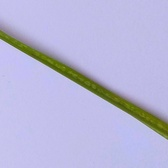
#> input picture dataset/healthy/image10.jpg, 168 x 168 px, shrunk from 1233 x 1233 before the run; its folder holds only this picture in this run; the run also reads 1 picture not shown here
$ jupyter execute --allow-errors Percobaan2.ipynb   (shell and % lines are left out)   (older library calls are emulated)
#> lines starting #> are read from the running program, lines starting #| are printed output that depends on the picture; after the words box and inside, x2 and y2 are one past the last pixel; in counts of white or black regions, pixels touching at a corner belong together
#> further down, img is the input picture: shape (168, 168, 3); mean R, G, B 183.7, 182.3, 215.2
[cell 1]
# Import library yang kalian butuhkan
import os
import cv2 as cv
import matplotlib.pyplot as plt
import numpy as np
import pandas as pd
from sklearn.model_selection import train_test_split, cross_val_predict
from sklearn.metrics import accuracy_score, classification_report
from skimage.feature import graycomatrix, graycoprops
from scipy.stats import entropy
from sklearn.ensemble import RandomForestClassifier
from sklearn.svm import SVC
from sklearn.neighbors import KNeighborsClassifier
from sklearn.metrics import accuracy_score, precision_score, recall_score, f1_score, confusion_matrix, classification_report
from sklearn.metrics import (confusion_matrix, ConfusionMatrixDisplay)
import seaborn as sns

Kode di atas merupakan library-library yang berisi fungsi-sungsi untuk mempermudah pengolahan data yang ada agar dapat dilakukan pengklasifikasian darisetiap data. Pertama terdapat `install opencv-python` untuk menginstal library yang dibutuhkan secara langsung di `Jupyter Notebook` atau `Google Colab`. Kemudian ada `os` untuk manajemen file dan direktori, `cv2` untuk pemmrosesan citra, `matplotib.pyplot` dan `seaborn` untuk visualisasi data, `numpy` dan `pandas` untuk manipulasi array dan data, `scikit-learn` untuk machine learning, `skimage.feature` untuk ekstraksi fitur tekstur GLCM, `scipy.stats.entropy` untuk menghitung entropi fitur.

Kode di bawah ini terdapat fungsi `resize_citra` yang di mana agar setiap gambar memiliki ukuran yang sama dan bisa di proses oleh fungsi-fungsi yang lain. Selanjutnya terdapat kode untuk membaca gambar dari folder yang menyimpan data. Selanjutnya di konversi label ke bentuk angka(label encoding) agar bisa digunakan untuk training model machine learning. Dan terakhir kode untuk menampilkan 2 contoh citra dari label berbeda secara berdampingan.

[cell 2]
def resize_citra(gambar, ukuran):
#> called with ukuran = 256
    h, w = gambar.shape[:2]
    if gambar.ndim == 3:
        c = gambar.shape[2]
        keluaran = np.zeros((ukuran, ukuran, c), dtype=gambar.dtype)
    else:
        keluaran = np.zeros((ukuran, ukuran), dtype=gambar.dtype)
    for i in range(ukuran):
        for j in range(ukuran):
            src_i = int(i * h / ukuran)
            src_j = int(j * w / ukuran)
            keluaran[i, j] = gambar[src_i, src_j]
    return keluaran

data = []
labels = []
file_name = []
for sub_folder in os.listdir("dataset/"):
    if sub_folder.startswith("."):
        continue

    sub_folder_path = os.path.join("dataset/", sub_folder)
    if os.path.isdir(sub_folder_path):
        sub_folder_files = os.listdir(sub_folder_path)
        for filename in sub_folder_files:
            img_path = os.path.join(sub_folder_path, filename)

            img = plt.imread(img_path)
            resize_img = resize_citra(img, 256)

            data.append(resize_img)
            labels.append(sub_folder)
            name = os.path.splitext(filename)[0]
            file_name.append(filename)

data = np.array(data)
labels = np.array(labels)
print("Jumlah data:", len(data))
unique_labels = np.unique(labels)
label_to_index = {label: index for index, label in enumerate(unique_labels)}
labels = np.array([label_to_index[label] for label in labels])
print("Jumlah kelas:", len(unique_labels))

healthy = plt.imread("dataset/healthy/image1.jpg")
leafblast = plt.imread("dataset/leafblast/image1.jpg")

plt.figure(figsize=(10, 5))

plt.subplot(1, 2, 1)
plt.imshow(healthy)
plt.title("Healthy Leaf")

plt.subplot(1, 2, 2)
plt.imshow(leafblast)
plt.title("Leaf Blast")
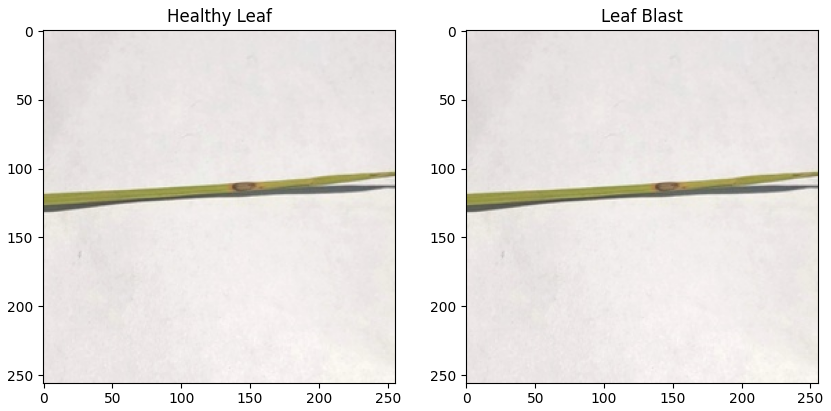
#> figure drawn by matplotlib, 2 panels

[cell 3]
# melakukan augmentasi data
data_augmented = []
labels_augmented = []
paths_augmented = []
file_name_augmented = []
for i in range(len(data)):
	pass

Kode di atas merupakan kode yang akan digunakan untuk `augmentasi` data. di mana terdapat `data_augmented` untuk menyimoan hasil citra setelah augmentasi, `labels_augmented` untuk label yang sesuai untuk setiap citra augmentasi, `paths_augmented` untuk menyimpan path asal data, serta `file_name_augmented` untuk menyimpan nama file yang sudah di augmentasi.

[cell 4]
print("Data sebelum augmentasi: ", len(data))
print("Data setelah augmentasi: ", len(data_augmented))

Kode di atas digunakan untuk menampilkan onformasi terkait data sebelum dan sesudah augmentasi.

[cell 5]
def ubah_ke_gray(gambar):
    if gambar.ndim == 3:
        return np.dot(gambar[..., :3], [0.2989, 0.5870, 0.1140])
    return gambar

def thresholding(image):
    baris, kolom = image.shape
    hasil = np.zeros((baris, kolom))
    for i in range(baris):
        for j in range(kolom):
            if image[i, j] > 125:
                hasil[i, j] = 255
            else:
                hasil[i, j] = 0
    return hasil

def meanprewitt(gambar):
    def padding5x5(image):
        return np.pad(image, pad_width=2, mode='edge')

    kernel5x5 = np.array([[1/25, 1/25, 1/25, 1/25, 1/25],
                          [1/25, 1/25, 1/25, 1/25, 1/25],
                          [1/25, 1/25, 1/25, 1/25, 1/25],
                          [1/25, 1/25, 1/25, 1/25, 1/25],
                          [1/25, 1/25, 1/25, 1/25, 1/25]])

    kernelPrewittX = np.array([[-1, 0, 1],
                            [-1, 0, 1],
                            [-1, 0, 1]])

    kernelPrewittY = np.array([[1, 1, 1],
                            [0, 0, 0],
                            [-1, -1, -1]])

    def mean5x5(image, kernel):
        img_pad = padding5x5(image)
        baris, kolom = image.shape
        hasil = np.zeros((baris, kolom))
        for i in range(baris):
            for j in range(kolom):
                temp = 0
                for k in range(kernel.shape[0]):
                    for l in range(kernel.shape[1]):
                        temp += img_pad[i+k, j+l] * kernel[k, l]
                hasil[i][j] = temp
        return hasil

    hasilmean5x5 = mean5x5(gambar, kernel5x5)

    def konvolusi_(image, kernel):
        pad = kernel.shape[0] // 2
        img_pad = np.pad(image, pad_width=pad, mode='constant', constant_values=0)
        baris, kolom = image.shape
        konv = np.zeros((baris, kolom))
        for i in range(baris):
            for j in range(kolom):
                for k in range(kernel.shape[0]):
                    for l in range(kernel.shape[1]):
                        konv[i, j] += img_pad[i+k, j+l] * kernel[k][l]
        return konv

    def deteksi(image, hasilX, hasilY):
        hasil = np.zeros(image.shape)
        hasil = np.sqrt(abs(pow(hasilX,2)) + abs(pow(hasilY,2)))
        return hasil

    premean5x5Rx = konvolusi_(hasilmean5x5, kernelPrewittX)
    premean5x5Ry = konvolusi_(hasilmean5x5, kernelPrewittY)
    pmean5x5 = deteksi(hasilmean5x5, premean5x5Rx, premean5x5Ry)

    return pmean5x5

def normalisasi(image):
    return (image - np.min(image)) / (np.max(image) - np.min(image)) * 255

Kode di atas merupakan fungsi-fungsi untuk pre-processing terhadap citra masukan, dimana terdapat fungsi `ubah_ke_gray` untuk mengubah citra masukan menjadi graysacle, selanjutnya terdapat fungsi `tresholding` untuk memisahkan objek dengan latar belakang, terdapat fungsi `meanprewitt` untuk mendeteksi tepi dan melihat keutuhan dari objek, serta fungsi `normalisasi` untuk mengubah rentang menjadi `255`.

Kode di bawah ini terdapat fungsi `percobaan` yang digunakan pre-processing untuk setiap citra dimana dalam fungsi ini memanggil fungsi-dungsi sebelumnya untuk pre-processing.

[cell 6]
def percobaan(gambar):
	gambar = ubah_ke_gray(gambar)
	gambar = thresholding(gambar)
	gambar = meanprewitt(gambar)
	gambar = normalisasi(gambar).astype(np.uint8)
	return gambar

dataPreprocessed = []
for i in range(len(data)):
	img = data[i]
	img = percobaan(img)
	dataPreprocessed.append(img)
#> this loop made 3 passes
#> pass 1, in percobaan, `gambar = ubah_ke_gray(gambar)`:
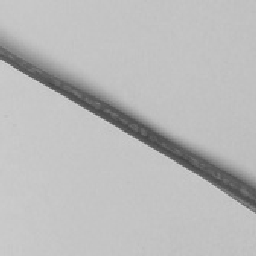
#> gambar: shape (256, 256) float64; min 66.68, max 210, mean 186.5
#> pass 1, in percobaan, `gambar = thresholding(gambar)`:
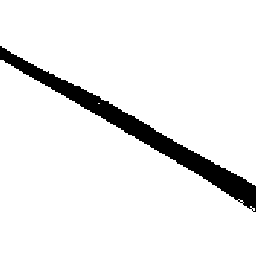
#> gambar: shape (256, 256) float64; 92.7% white; 1 black region, box (x1, y1, x2, y2) and area: (0, 46, 256, 212) 4801
#> pass 1, in mean5x5, `img_pad = padding5x5(image)`:
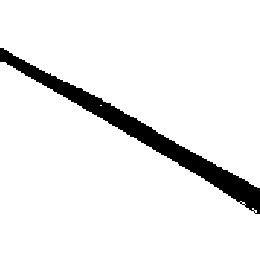
#> img_pad: shape (260, 260) float64; 92.8% white; 1 black region, box (x1, y1, x2, y2) and area: (0, 48, 260, 214) 4881
#> pass 1, in meanprewitt, `hasilmean5x5 = mean5x5(gambar, kernel5x5)`:
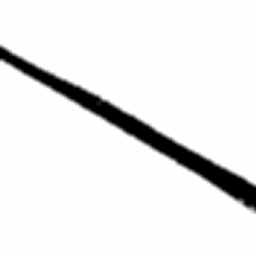
#> hasilmean5x5: shape (256, 256) float64; min 0, max 255, mean 236.3

healthyP = percobaan(healthy)
#> in ubah_ke_gray (call 4), `return np.dot(gambar[..., :3], [0.2989, 0.5870, 0.1140])`:
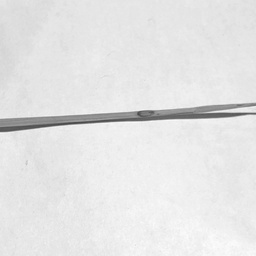
#> returned value: shape (256, 256) float64; min 68.88, max 252.1, mean 228.7
#> after the loop in thresholding (call 4), `for i in range(baris):`:
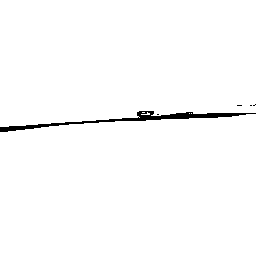
#> hasil: shape (256, 256) float64; 98.5% white; 5 black regions (4 under 20 px), largest, box (x1, y1, x2, y2) and area: (0, 111, 256, 132) 957
#> in padding5x5 (call 4), `return np.pad(image, pad_width=2, mode='edge')`:
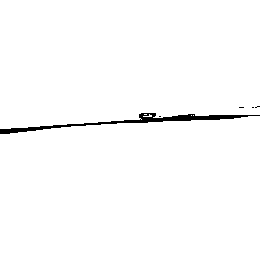
#> returned value: shape (260, 260) float64; 98.5% white; 5 black regions (4 under 20 px), largest, box (x1, y1, x2, y2) and area: (0, 113, 260, 134) 969
#> after the loop in mean5x5 (call 4), `for i in range(baris):`:
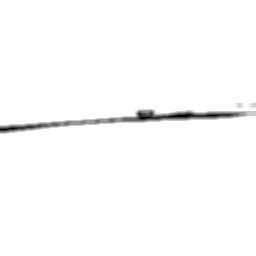
#> hasil: shape (256, 256) float64; min 0, max 255, mean 251.2
#> after the loop in konvolusi_ (call 7), `for i in range(baris):`:
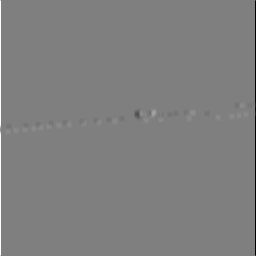
#> konv: shape (256, 256) float64; min -765, max 765, mean 0; drawn with min black and max white
#> (the rest of the program and of its run is left out)
